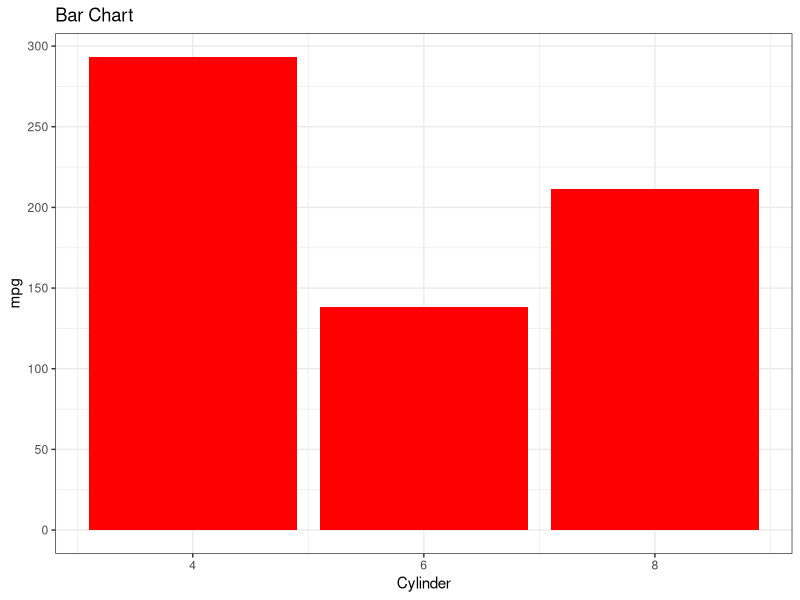
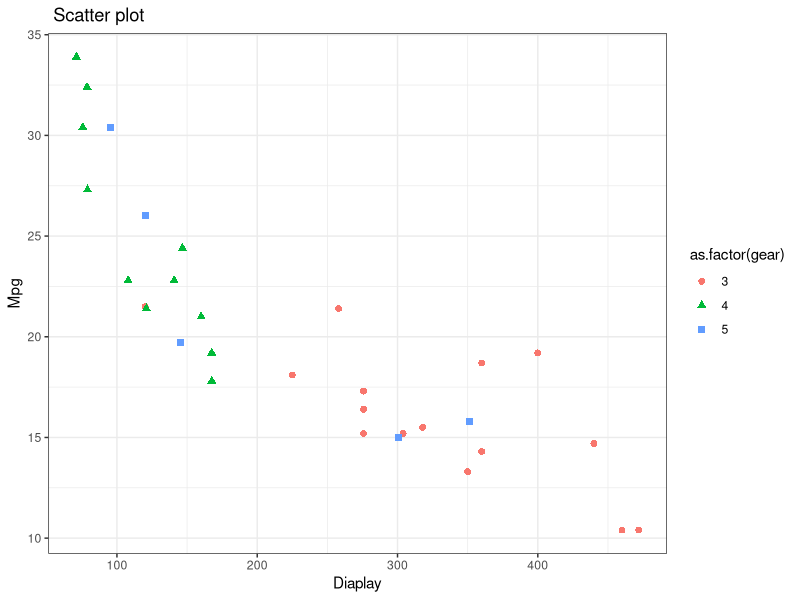

The R script that drew these images, in order:

library(ggplot2)
a<-data(mtcars)
head(a)
a<-mtcars
#######
#####1. Bar chart, to compare the mpg wrt the number of cylinders
ggplot(data=a, aes(x=cyl,y=mpg)) +
  geom_col(fill = "red")+
  theme_bw()+
  scale_x_continuous("Cylinder", breaks = seq(0,10,2)) +
  scale_y_continuous("mpg", breaks = seq(0,300,50)) +
   labs(title = "Bar Chart") 

##############
#####2. Scatter plot
ggplot(data=a, aes(x=disp,y=mpg)) +
  geom_point(aes(color=as.factor(gear),pch=as.factor(gear)),size=2)+
  theme_bw()+
  scale_x_continuous("Diaplay", breaks = seq(0,500,100)) +
  scale_y_continuous("Mpg", breaks = seq(0,50,5)) +
  labs(title = " Scatter plot")


################
############3. Facet wraps